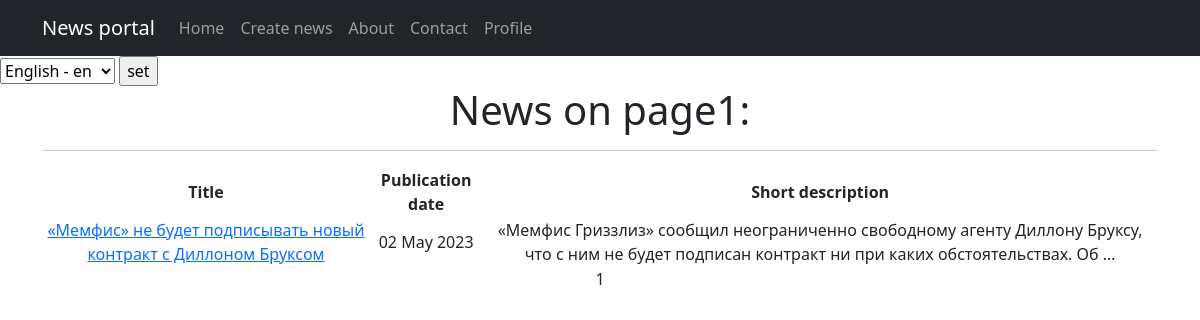
The page /news/ on the database as committed earlier.
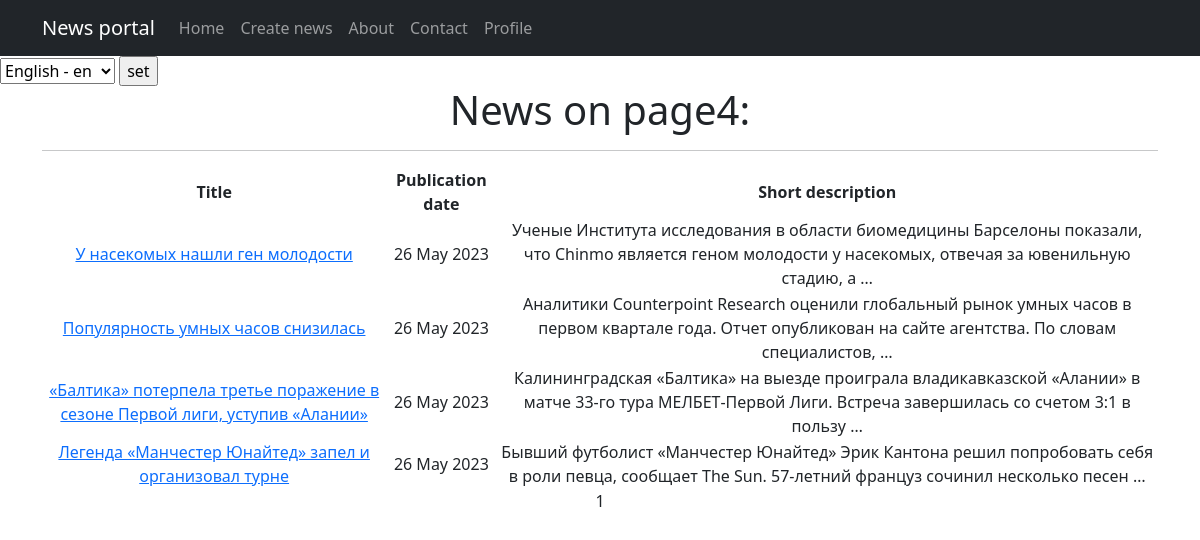
The same page on the database as committed later.
### news_portal/models.py (models this page shows, shortened)
class Post(models.Model):
    article = 'AR'
    news = 'NE'
    OBJECT_TYPES = [
        (article, 'Статья'),
        (news, 'Новость')
    ]
    author = models.ForeignKey(Author, on_delete=models.CASCADE)
    object_type = models.CharField(max_length=2, choices=OBJECT_TYPES, default=article)
    date_post = models.DateTimeField(auto_now_add=True)
    categories = models.ManyToManyField('Category', through="PostCategory")
    header = models.CharField(max_length=255)
    text_post = models.TextField()
    post_rating = models.FloatField(default=0.0)

### news_portal/views.py (the view)
# urls.py: path('', cache_page(60)(PostsList.as_view()), name="news"),
class PostsList(ListView):
    model = Post
    ordering = '-date_post'
    template_name = 'news.html'
    context_object_name = 'news'
    paginate_by = 10
    def get_queryset(self):
        queryset = super().get_queryset()
        self.filterset = PostFilter(self.request.GET, queryset)
        return self.filterset.qs
    def get_context_data(self, **kwargs):
        context = super().get_context_data(**kwargs)
        context['filterset'] = self.filterset
        return context

### news_portal/templatetags/censor.py (called while the page is built)
@register.filter()
def censor(value):
    for word in CURSE_WORDS:
        if word in value:
            censor_word = ''.join(['*' for word in range(len(word))])
            value = value.replace(word, censor_word)
    return value

### templates/news.html (shortened to what this page needs)
{% extends 'flatpages/default.html' %}
{% load censor %}
{% load i18n %}
{% block content %}
    <h1>{% trans "News on page" %}{{ news|length }}:</h1>
    <hr>
    {% if news %}
        <table>
            <tr>
                <td><strong>{% trans "Title" %}</strong></td>
                <td><strong>{% trans "Publication date" %}</strong></td>
                <td><strong>{% trans "Short description" %}</strong></td>
            </tr>
            {% for post in news %}
            <tr>
                <td><a href="{% url 'news_detail' post.id %}">{{ post.header|censor }}</a></td>
                <td>{{ post.date_post|date:'d M Y'}}</td>
                <td>{{ post.text_post|truncatewords:20|censor }}</td>
            </tr>
            {% endfor %}
        </table>
    {% else %}
        <h2>{% trans "No news!" %}</h2>
    {% endif %}
        {{ page_obj.number }}
{% endblock content %}

### templates/flatpages/default.html (shortened to what this page needs)
<!DOCTYPE html>
{% load i18n %}
<html lang="en">
    <head>
        {% load static %}
        <link href="{% static 'css/styles.css' %}" rel="stylesheet" />
    </head>
    <body>
        <nav class="navbar navbar-expand-lg navbar-dark bg-dark static-top">
            <div class="container">
                <a class="navbar-brand" href="/news/">News portal</a>
               <div class="collapse navbar-collapse" id="navbarResponsive">
                   <ul class="navbar-nav ml-auto">
                       <li class="nav-item active">
                           <a class="nav-link" href="/news/search/">{% trans "Home" %}</a>
                       </li>
                       <li class="nav-item active">
                           <a class="nav-link" href="/news/create/">{% trans "Create news" %}</a>
                       </li>
                       <li class="nav-item">
                           <a class="nav-link" href="/about/">{% trans "About" %}</a>
                       </li>
                       <li class="nav-item">
                           <a class="nav-link" href="/contacts/">{% trans "Contact" %}</a>
                       </li>
                       <li class="nav-item">
                           <a class="nav-link" href="/">{% trans "Profile" %}</a>
                       </li>
                   </ul>
               </div>
           </div>
        </nav>
        <form action="{% url 'set_language' %}" method="POST"> {% csrf_token %}
            <select name="language" id="">
                {% get_available_languages as LANGUAGES %}
                {% get_language_info_list for LANGUAGES as languages %}
                {% for language in languages %}
                <option value="{{ language.code }}" {% if language.code == LANGUAGE_CODE %} selected {% endif %}>
                    {{ language.name_local }} - {{ language.code }}
                </option>
                {% endfor %}
            </select>
            <input type="submit" value="set">
        </form>
        <div class="container">
            <div class="row">
                <div class="col-lg-12 text-center">
                    {% block content %}{% endblock content %}
                </div>
            </div>
        </div>
    </body>
</html>

Rows that differ between the two databases and show on the page:
removed Post: header|censor "«Мемфис» не будет подписывать новый контракт с Диллоном Бруксом", date_post "02 May 2023", text_post|censor "«Мемфис Гриззлиз» сообщил неограниченно свободному агенту Диллону Бруксу, что с ним не будет подписан контракт ни при каких обстоятельствах. Об …"
added Post: header|censor "У насекомых нашли ген молодости", date_post "26 May 2023", text_post|censor "Ученые Института исследования в области биомедицины Барселоны показали, что Chinmo является геном молодости у насекомых, отвечая за ювенильную стадию, а …"
added Post: header|censor "Популярность умных часов снизилась", date_post "26 May 2023", text_post|censor "Аналитики Counterpoint Research оценили глобальный рынок умных часов в первом квартале года. Отчет опубликован на сайте агентства. По словам специалистов, …"
added Post: header|censor "«Балтика» потерпела третье поражение в сезоне Первой лиги, уступив «Алании»", date_post "26 May 2023", text_post|censor "Калининградская «Балтика» на выезде проиграла владикавказской «Алании» в матче 33‑го тура МЕЛБЕТ‑Первой Лиги. Встреча завершилась со счетом 3:1 в пользу …"
added Post: header|censor "Легенда «Манчестер Юнайтед» запел и организовал турне", date_post "26 May 2023", text_post|censor "Бывший футболист «Манчестер Юнайтед» Эрик Кантона решил попробовать себя в роли певца, сообщает The Sun. 57‑летний француз сочинил несколько песен …"
Other text that changed with them:
{{ news|length }}: "1" → "4"
